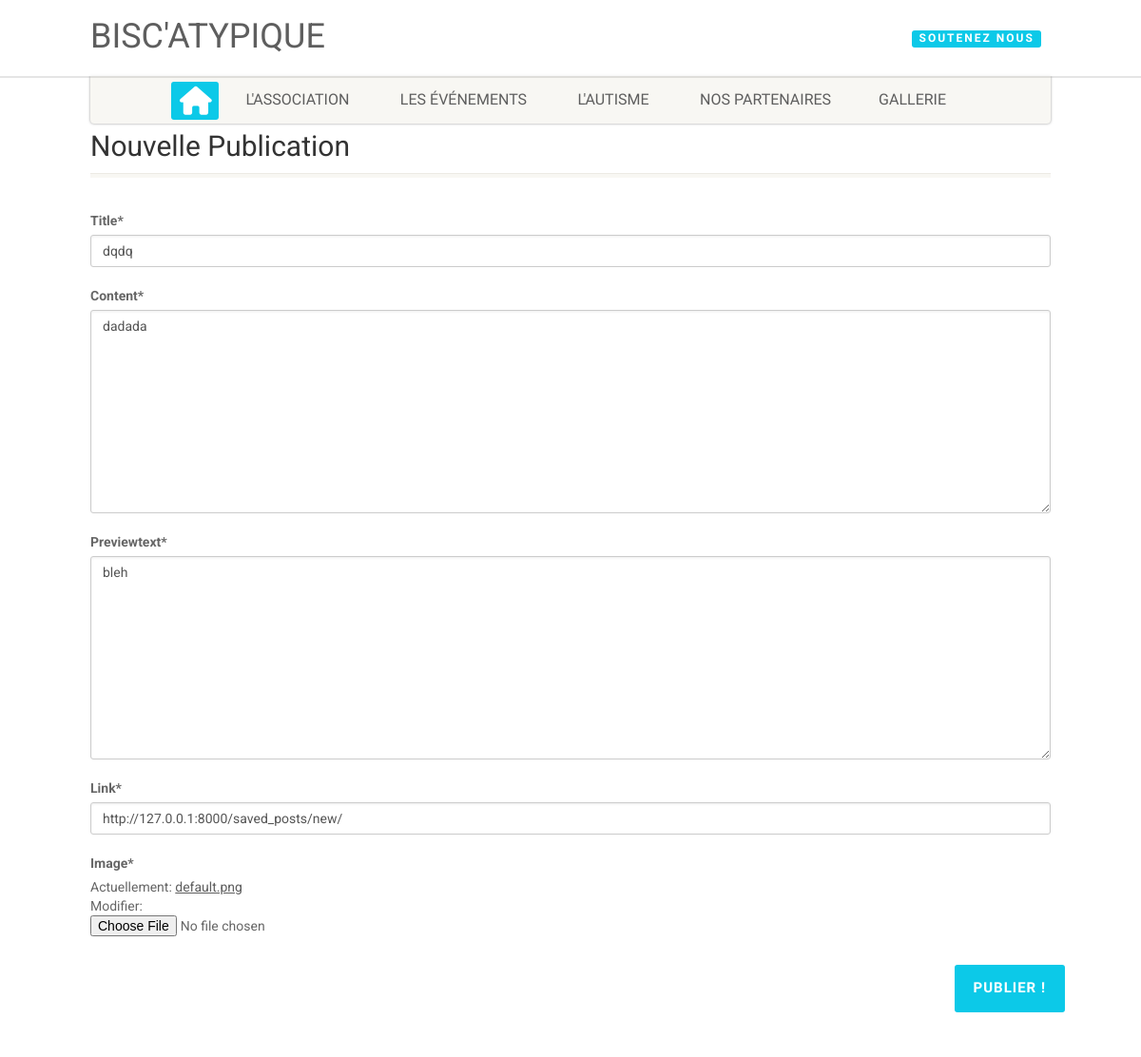
Before: /post/7/update/ (signed in, upper part) with the older database file.
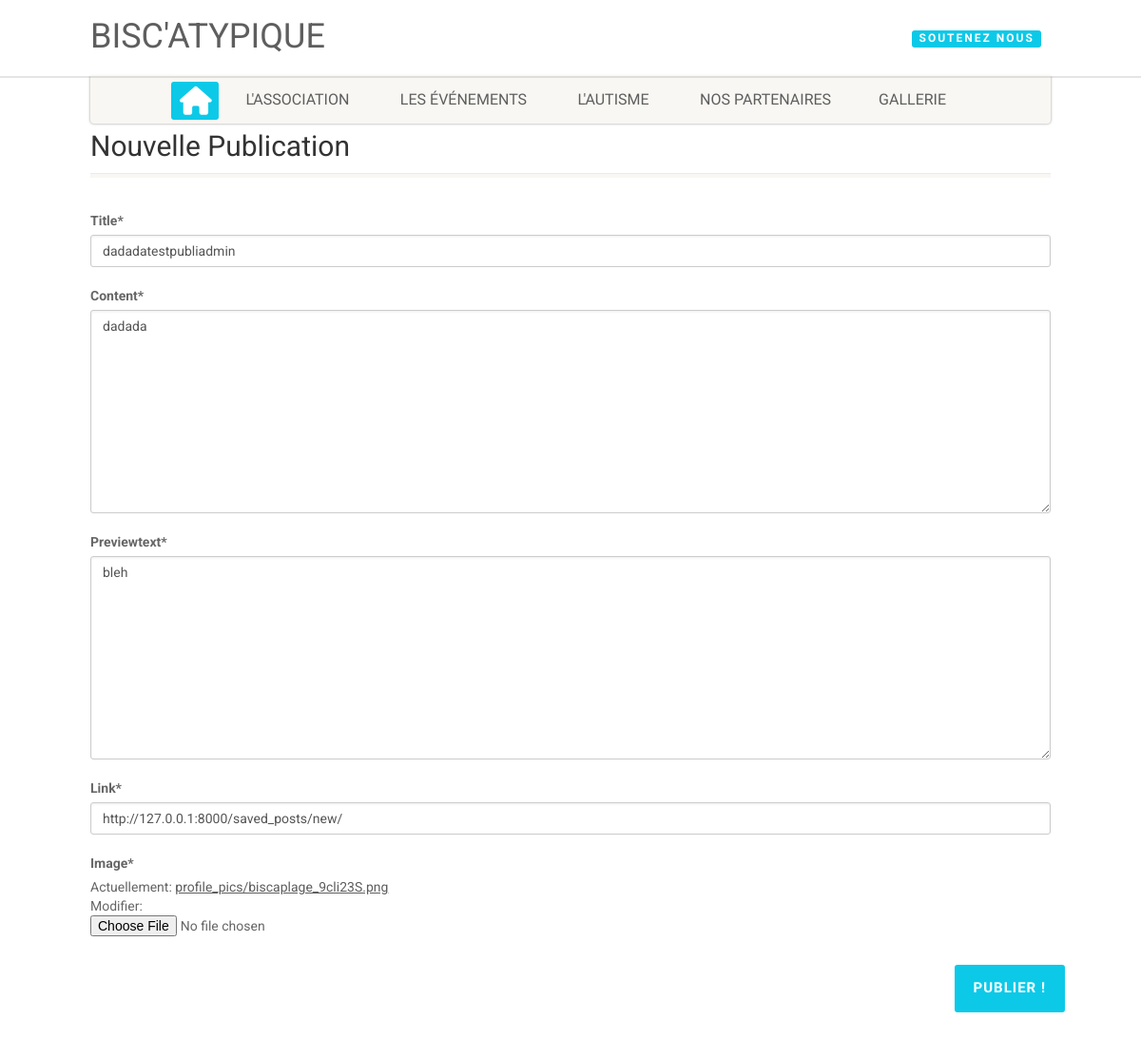
After: the same page with the newer database file.
### blog/models.py (models this page shows, shortened)
class Post(models.Model):
    title = models.CharField(max_length=100)
    previewtext = models.TextField()
    content = models.TextField()
    date_posted = models.DateTimeField(default=timezone.now)
    author = models.ForeignKey(User, on_delete=models.DO_NOTHING)
    image = models.ImageField(default='default.png', upload_to='profile_pics')
    link = models.URLField(default='http://salut.com')

### blog/views.py (the view, shortened to what this page needs)
# urls.py: path('post/<int:pk>/update/', PostUpdateView.as_view(), name='post-update'),
class PostUpdateView(LoginRequiredMixin, UserPassesTestMixin, UpdateView):
    model = Post
    fields = ['title', 'content','previewtext', 'link', 'image']
    def test_func(self):
        return True

### blog/templates/blog/post_form.html (shortened to what this page needs)
{% extends "blog/base.html" %}
{% load crispy_forms_tags %}
{% block content %}
<div class="main" role="main">
  <div id="content" class="content full">
    <div class="container">
      <div class="row">
        <div class="col-md-12">
          <header class="single-post-header clearfix">
            <h2 class="post-title postform">Nouvelle Publication</h2>
          </header>
          <div class="post-content">
            <div class="row">
              <form method="POST" enctype="multipart/form-data">
                <fieldset class="col-md-12 margin-15 postform form-group">
                  {{ form|crispy }}
                </fieldset>
                <div class="form-group">
                  <button type="submit" class="btn btn-primary btn-lg pull-right">Publier !</button>
                </div>
              </form>
            </div>
          </div>
        </div>
      </div>
    </div>
  </div>
</div>
{% endblock content %}

Changed rows visible on the page:
changed Post "dadada": title "dqdq" → "dadadatestpubliadmin"
Other visible differences:
text no longer shown: "Title * Content * Previewtext * Link * Image * Actuellement: default.png Modifier:"
text now shown: "Title * Content * Previewtext * Link * Image * Actuellement: profile_pics/biscaplage_9cli23S.png Modifier:"
